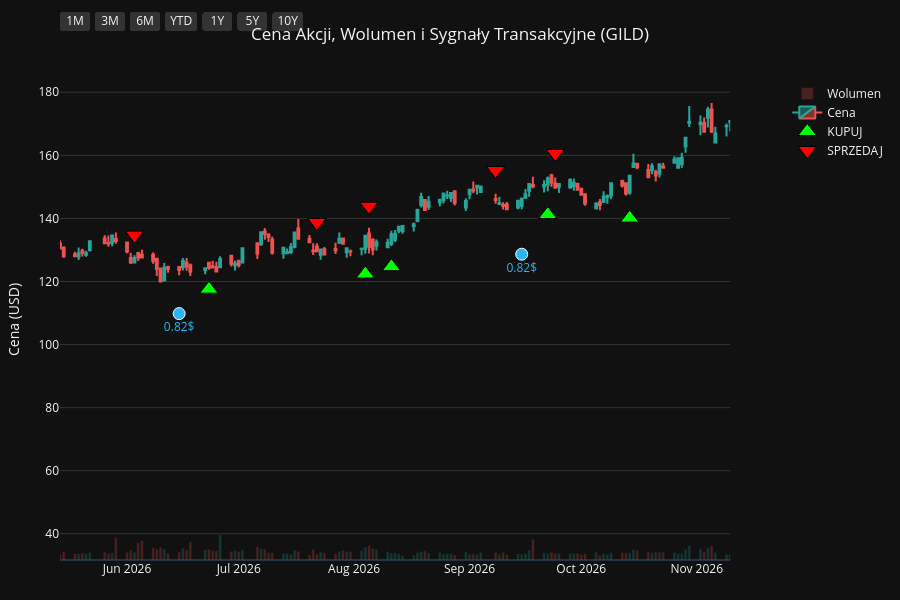
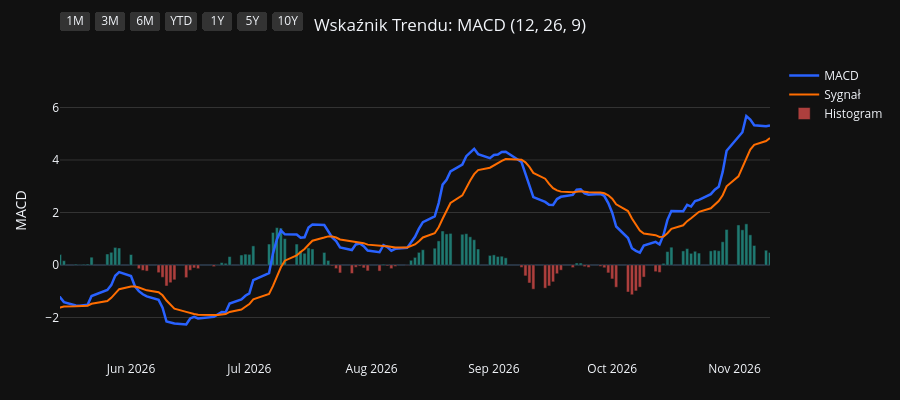
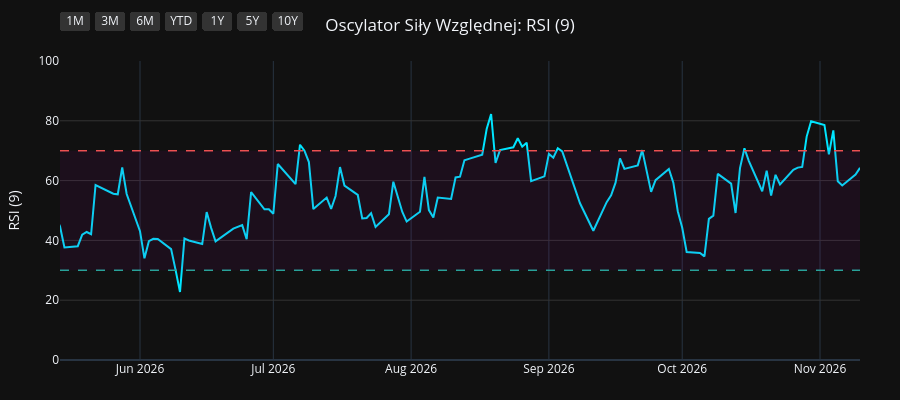
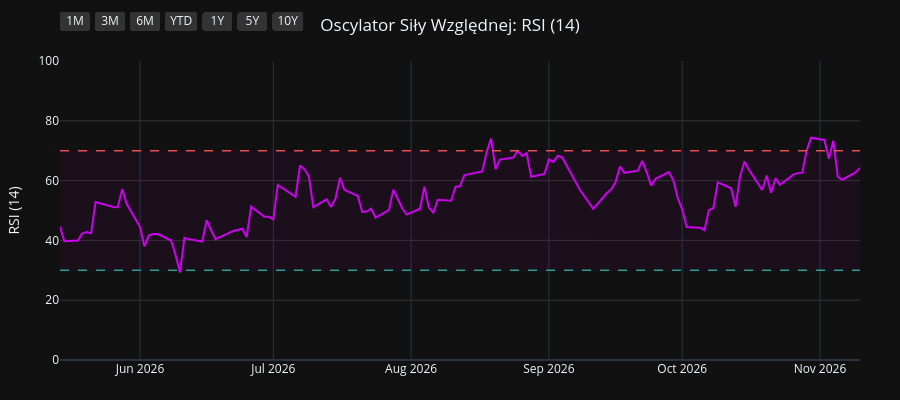

The cell these charts' notebook holds for them, in order:
### Code cell
import os
import yfinance as yf
import pandas as pd
import pandas_ta as ta
import plotly.graph_objects as go
from plotly.subplots import make_subplots

# 1. Pobranie i przygotowanie danych
symbol = os.environ.get("STOCK_TICKER", "").strip().upper()
if not symbol:
    raise RuntimeError("Set STOCK_TICKER before running price_extractor.ipynb")
df = yf.Ticker(symbol).history(period="10y")
df.index = df.index.tz_localize(None)

# Wskaźniki i sygnały
df.ta.macd(fast=12, slow=26, signal=9, append=True)
df.ta.rsi(length=9, append=True)
df.ta.rsi(length=14, append=True)
df.ta.rsi(length=21, append=True)
df.dropna(inplace=True)

macd = df['MACD_12_26_9']
signal = df['MACDs_12_26_9']
wczorajszy_macd = macd.shift(1)
wczorajszy_signal = signal.shift(1)

df['Decyzja'] = 'BRAK'
df.loc[(macd > signal) & (wczorajszy_macd <= wczorajszy_signal), 'Decyzja'] = 'KUPUJ'
df.loc[(macd < signal) & (wczorajszy_macd >= wczorajszy_signal), 'Decyzja'] = 'SPRZEDAJ'

df_kupuj = df[df['Decyzja'] == 'KUPUJ']
df_sprzedaj = df[df['Decyzja'] == 'SPRZEDAJ']
df_dywidendy = df[df['Dividends'] > 0]
df_splity = df[df['Stock Splits'] > 0]

# Wspólna konfiguracja osi X
konfiguracja_osi_x = dict(
    type="date",
    showspikes=True, spikemode="across", spikesnap="cursor", spikedash="dot", spikecolor="#ffffff", spikethickness=1, hoverformat="%Y-%m-%d",
    rangeselector=dict(
        buttons=list([
            dict(count=1, label="1M", step="month", stepmode="backward"),
            dict(count=3, label="3M", step="month", stepmode="backward"),
            dict(count=6, label="6M", step="month", stepmode="backward"),
            dict(count=1, label="YTD", step="year", stepmode="todate"),
            dict(count=1, label="1Y", step="year", stepmode="backward"),
            dict(count=5, label="5Y", step="year", stepmode="backward"),
            dict(step="all", label="10Y")
        ]),
        bgcolor="#333333", activecolor="#2962ff", x=0, y=1.1
    )
)

# ==========================================
# WYKRES 1: CENA + WOLUMEN + SYGNAŁY
# ==========================================
fig1 = make_subplots(specs=[[{"secondary_y": True}]])

kolory_wolumenu = ['#26a69a' if row['Close'] >= row['Open'] else '#ef5350' for index, row in df.iterrows()]
fig1.add_trace(go.Bar(x=df.index, y=df['Volume'], marker_color=kolory_wolumenu, opacity=0.25, name='Wolumen'), secondary_y=True)
fig1.add_trace(go.Candlestick(x=df.index, open=df['Open'], high=df['High'], low=df['Low'], close=df['Close'], name='Cena', increasing_line_color='#26a69a', decreasing_line_color='#ef5350'), secondary_y=False)
fig1.add_trace(go.Scatter(x=df_kupuj.index, y=df_kupuj['Low'] * 0.95, customdata=df_kupuj[['Low', 'High']], mode='markers', marker=dict(symbol='triangle-up', size=16, color='#00ff00', line=dict(width=1, color='black')), name='KUPUJ', hovertemplate='KUPUJ<br>Najniższa: %{customdata[0]:.2f}<br>Najwyższa: %{customdata[1]:.2f}<extra></extra>'), secondary_y=False)
fig1.add_trace(go.Scatter(x=df_sprzedaj.index, y=df_sprzedaj['High'] * 1.05, customdata=df_sprzedaj[['Low', 'High']], mode='markers', marker=dict(symbol='triangle-down', size=16, color='#ff0000', line=dict(width=1, color='black')), name='SPRZEDAJ', hovertemplate='SPRZEDAJ<br>Najniższa: %{customdata[0]:.2f}<br>Najwyższa: %{customdata[1]:.2f}<extra></extra>'), secondary_y=False)

if not df_dywidendy.empty:
    fig1.add_trace(go.Scatter(x=df_dywidendy.index, y=df_dywidendy['Low'] * 0.90, mode='markers+text', marker=dict(symbol='circle', size=12, color='#29b6f6', line=dict(width=1, color='white')), text=df_dywidendy['Dividends'].apply(lambda x: f"{x}$"), textposition="bottom center", name='Dywidenda', showlegend=False, hovertemplate='Dywidenda: %{text}<extra></extra>', textfont=dict(color="#29b6f6")), secondary_y=False)
if not df_splity.empty:
                    fig1.add_trace(go.Scatter(x=df_splity.index, y=df_splity['High'], mode='markers+text', marker=dict(symbol='star', size=16, color='#ffee58', line=dict(width=1, color='black')), text=df_splity['Stock Splits'].apply(lambda x: f"{x:g}:1" if x >= 1 else f"1:{1 / x:g}"), textposition="top center", name='Split', hovertemplate='%{text}<extra></extra>', textfont=dict(color="#ffee58")), secondary_y=False)

fig1.update_layout(title=dict(text=f"Cena Akcji, Wolumen i Sygnały Transakcyjne ({symbol})", x=0.5, xanchor='center'), dragmode='pan', xaxis_rangeslider_visible=False, template='plotly_dark', height=600, hovermode='x unified', margin=dict(l=60, r=40, t=60, b=40))
fig1.update_xaxes(**konfiguracja_osi_x)
fig1.update_xaxes(range=[df.index.max() - pd.Timedelta(days=180), df.index.max()])
fig1.update_yaxes(title_text="Cena (USD)", secondary_y=False, gridcolor='#333333')
fig1.update_yaxes(range=[0, df['Volume'].max() * 4], showgrid=False, showticklabels=False, secondary_y=True)
fig1.show(config={'scrollZoom': True})

# ==========================================
# WYKRES 2: WSKAŹNIK MACD
# ==========================================
fig2 = go.Figure()
fig2.add_trace(go.Scatter(x=df.index, y=df['MACD_12_26_9'], line=dict(color='#2962ff', width=2.5), name='MACD'))
fig2.add_trace(go.Scatter(x=df.index, y=df['MACDs_12_26_9'], line=dict(color='#ff6d00', width=2), name='Sygnał'))
kolory_macd = ['#26a69a' if val >= 0 else '#ef5350' for val in df['MACDh_12_26_9']]
fig2.add_trace(go.Bar(x=df.index, y=df['MACDh_12_26_9'], marker_color=kolory_macd, name='Histogram', opacity=0.7))
fig2.update_layout(title=dict(text="Wskaźnik Trendu: MACD (12, 26, 9)", x=0.5, xanchor='center'), dragmode='pan', xaxis_rangeslider_visible=False, template='plotly_dark', height=400, hovermode='x unified', margin=dict(l=60, r=40, t=60, b=40))
fig2.update_xaxes(**konfiguracja_osi_x)
fig2.update_xaxes(range=[df.index.max() - pd.Timedelta(days=180), df.index.max()])
fig2.update_yaxes(title_text="MACD", gridcolor='#333333')
fig2.show(config={'scrollZoom': True})

# ==========================================
# WYKRES 3: OSCYLATOR RSI (9)
# ==========================================
fig3 = go.Figure()
fig3.add_trace(go.Scatter(x=df.index, y=df['RSI_9'], line=dict(color='#00e5ff', width=2), name='RSI (9)'))
fig3.add_hline(y=70, line_dash="dash", line_color="#ef5350", line_width=1.5)
fig3.add_hline(y=30, line_dash="dash", line_color="#26a69a", line_width=1.5)
fig3.add_hrect(y0=30, y1=70, line_width=0, fillcolor="purple", opacity=0.1)
fig3.update_layout(title=dict(text="Oscylator Siły Względnej: RSI (9)", x=0.5, xanchor='center'), dragmode='pan', xaxis_rangeslider_visible=False, template='plotly_dark', height=400, hovermode='x unified', margin=dict(l=60, r=40, t=60, b=40))
fig3.update_xaxes(**konfiguracja_osi_x)
fig3.update_xaxes(range=[df.index.max() - pd.Timedelta(days=180), df.index.max()])
fig3.update_yaxes(title_text="RSI (9)", range=[0, 100], gridcolor='#333333')
fig3.show(config={'scrollZoom': True})

# ==========================================
# WYKRES 4: OSCYLATOR RSI (14)
# ==========================================
fig4 = go.Figure()
fig4.add_trace(go.Scatter(x=df.index, y=df['RSI_14'], line=dict(color='#d500f9', width=2), name='RSI (14)'))
fig4.add_hline(y=70, line_dash="dash", line_color="#ef5350", line_width=1.5)
fig4.add_hline(y=30, line_dash="dash", line_color="#26a69a", line_width=1.5)
fig4.add_hrect(y0=30, y1=70, line_width=0, fillcolor="purple", opacity=0.1)
fig4.update_layout(title=dict(text="Oscylator Siły Względnej: RSI (14)", x=0.5, xanchor='center'), dragmode='pan', xaxis_rangeslider_visible=False, template='plotly_dark', height=400, hovermode='x unified', margin=dict(l=60, r=40, t=60, b=40))
fig4.update_xaxes(**konfiguracja_osi_x)
fig4.update_xaxes(range=[df.index.max() - pd.Timedelta(days=180), df.index.max()])
fig4.update_yaxes(title_text="RSI (14)", range=[0, 100], gridcolor='#333333')
fig4.show(config={'scrollZoom': True})

# ==========================================
# WYKRES 5: OSCYLATOR RSI (21)
# ==========================================
fig5 = go.Figure()
fig5.add_trace(go.Scatter(x=df.index, y=df['RSI_21'], line=dict(color='#64dd17', width=2), name='RSI (21)'))
fig5.add_hline(y=70, line_dash="dash", line_color="#ef5350", line_width=1.5)
fig5.add_hline(y=30, line_dash="dash", line_color="#26a69a", line_width=1.5)
fig5.add_hrect(y0=30, y1=70, line_width=0, fillcolor="purple", opacity=0.1)
fig5.update_layout(title=dict(text="Oscylator Siły Względnej: RSI (21)", x=0.5, xanchor='center'), dragmode='pan', xaxis_rangeslider_visible=False, template='plotly_dark', height=400, hovermode='x unified', margin=dict(l=60, r=40, t=60, b=40))
fig5.update_xaxes(**konfiguracja_osi_x)
fig5.update_xaxes(range=[df.index.max() - pd.Timedelta(days=180), df.index.max()])
fig5.update_yaxes(title_text="RSI (21)", range=[0, 100], gridcolor='#333333')
fig5.show(config={'scrollZoom': True})

### Figure 1 — Plotly figure (JSON) as saved in the notebook; plotly's stock layout.template omitted (floating-point values rounded to 4 significant figures; data arrays with more than 128 entries replaced by an {"elided": "..."} marker saying what was removed)
{"data": [{"marker": {"color": {"elided": "2479 str values"}}, "name": "Wolumen", "opacity": 0.25, "type": "bar", "x": {"elided": "2479 str values"}, "xaxis": "x", "y": {"elided": "2479 int values"}, "yaxis": "y2"}, {"close": {"elided": "2479 float values"}, "decreasing": {"line": {"color": "#ef5350"}}, "high": {"elided": "2479 float values"}, "increasing": {"line": {"color": "#26a69a"}}, "low": {"elided": "2479 float values"}, "name": "Cena", "open": {"elided": "2479 float values"}, "type": "candlestick", "x": {"elided": "2479 str values"}, "xaxis": "x", "yaxis": "y"}, {"customdata": {"elided": "112x2 float values"}, "hovertemplate": "KUPUJ<br>Najniższa: %{customdata[0]:.2f}<br>Najwyższa: %{customdata[1]:.2f}<extra></extra>", "marker": {"color": "#00ff00", "line": {"color": "black", "width": 1}, "size": 16, "symbol": "triangle-up"}, "mode": "markers", "name": "KUPUJ", "type": "scatter", "x": ["2017-01-04T00:00:00", "2017-02-01T00:00:00", "2017-02-17T00:00:00", "2017-03-17T00:00:00", "2017-03-31T00:00:00", "2017-04-17T00:00:00", "2017-06-02T00:00:00", "2017-07-19T00:00:00", "2017-08-29T00:00:00", "2017-11-20T00:00:00", "2018-01-03T00:00:00", "2018-03-12T00:00:00", "2018-04-10T00:00:00", "2018-04-26T00:00:00", "2018-05-16T00:00:00", "2018-07-03T00:00:00", "2018-08-30T00:00:00", "2018-09-14T00:00:00", "2018-11-07T00:00:00", "2018-11-29T00:00:00", "2019-01-03T00:00:00", "2019-03-13T00:00:00", "2019-04-30T00:00:00", "2019-05-17T00:00:00", "2019-06-10T00:00:00", "2019-07-02T00:00:00", "2019-07-30T00:00:00", "2019-08-22T00:00:00", "2019-08-28T00:00:00", "2019-10-14T00:00:00", "2019-11-05T00:00:00", "2019-11-20T00:00:00", "2020-01-29T00:00:00", "2020-03-18T00:00:00", "2020-04-03T00:00:00", "2020-04-17T00:00:00", "2020-04-29T00:00:00", "2020-06-04T00:00:00", "2020-06-19T00:00:00", "2020-08-31T00:00:00", "2020-10-01T00:00:00", "2020-11-05T00:00:00", "2021-01-04T00:00:00", "2021-02-08T00:00:00", "2021-03-10T00:00:00", "2021-03-16T00:00:00", "2021-04-16T00:00:00", "2021-05-06T00:00:00", "2021-06-09T00:00:00", "2021-06-29T00:00:00", "2021-07-20T00:00:00", "2021-07-23T00:00:00", "2021-08-03T00:00:00", "2021-08-12T00:00:00", "2021-10-25T00:00:00", "2021-11-03T00:00:00", "2022-02-25T00:00:00", "2022-03-14T00:00:00", "2022-05-13T00:00:00", "2022-06-23T00:00:00", "2022-08-04T00:00:00", "2022-09-08T00:00:00", "2022-10-05T00:00:00", "2023-02-06T00:00:00", "2023-03-15T00:00:00", "2023-03-20T00:00:00", "2023-05-24T00:00:00", "2023-06-05T00:00:00", "2023-06-08T00:00:00", "2023-07-05T00:00:00", "2023-07-13T00:00:00", "2023-08-07T00:00:00", "2023-09-13T00:00:00", "2023-09-27T00:00:00", "2023-10-09T00:00:00", "2023-11-01T00:00:00", "2023-12-01T00:00:00", "2023-12-27T00:00:00", "2024-02-26T00:00:00", "2024-05-02T00:00:00", "2024-06-10T00:00:00", "2024-07-11T00:00:00", "2024-08-26T00:00:00", "2024-10-22T00:00:00", "2024-10-24T00:00:00", "2024-11-04T00:00:00", "2024-12-02T00:00:00", "2024-12-05T00:00:00", "2024-12-23T00:00:00", "2025-01-21T00:00:00", "2025-02-12T00:00:00", "2025-04-24T00:00:00", "2025-04-28T00:00:00", "2025-04-30T00:00:00", "2025-05-16T00:00:00", "2025-07-01T00:00:00", "2025-07-24T00:00:00", "2025-08-08T00:00:00", "2025-09-11T00:00:00", "2025-10-06T00:00:00", "2025-11-05T00:00:00", "2025-11-13T00:00:00", "2025-12-22T00:00:00", "2026-01-14T00:00:00", "2026-01-16T00:00:00", "2026-04-06T00:00:00", "2026-05-05T00:00:00", "2026-06-23T00:00:00", "2026-08-04T00:00:00", "2026-08-11T00:00:00", "2026-09-22T00:00:00", "2026-10-14T00:00:00"], "xaxis": "x", "y": [49.93, 48.37, 46.79, 46.17, 45.57, 45.05, 43.81, 48.94, 50.61, 49.09, 50.66, 55.56, 51.34, 50.15, 46.61, 49.86, 52.95, 51.74, 49.73, 48.57, 46.43, 46.24, 46.02, 47.21, 46.98, 49.37, 48.43, 46.16, 45.57, 46.8, 47.8, 47.28, 47.53, 54.51, 57.04, 60.52, 59.8, 55.24, 55.85, 49.31, 47.76, 45.09, 44.62, 51.84, 48.98, 49.19, 51.3, 50.74, 52.6, 53.13, 53.74, 54.03, 53.69, 54.89, 53.07, 52.1, 48.81, 46.93, 50.07, 50.85, 50.92, 53.27, 53.62, 70.96, 66.56, 65.81, 66.24, 65.43, 64.23, 65.14, 65.31, 66.71, 65.84, 64.94, 64.17, 68.12, 65.86, 69.55, 63.53, 57.18, 56.43, 60.78, 68.16, 77.06, 78.88, 80.46, 83.27, 82.46, 83.33, 83.57, 91.54, 96.67, 94.29, 94.89, 91.63, 102.0, 103.6, 105.7, 106.1, 104.2, 112.8, 114.6, 114.6, 113.3, 113.9, 130.3, 123.8, 117.6, 122.4, 124.7, 141.2, 140.1], "yaxis": "y"}, {"customdata": {"elided": "111x2 float values"}, "hovertemplate": "SPRZEDAJ<br>Najniższa: %{customdata[0]:.2f}<br>Najwyższa: %{customdata[1]:.2f}<extra></extra>", "marker": {"color": "#ff0000", "line": {"color": "black", "width": 1}, "size": 16, "symbol": "triangle-down"}, "mode": "markers", "name": "SPRZEDAJ", "type": "scatter", "x": ["2017-01-13T00:00:00", "2017-02-08T00:00:00", "2017-03-10T00:00:00", "2017-03-23T00:00:00", "2017-04-04T00:00:00", "2017-05-11T00:00:00", "2017-07-10T00:00:00", "2017-08-04T00:00:00", "2017-09-18T00:00:00", "2017-12-22T00:00:00", "2018-02-02T00:00:00", "2018-03-19T00:00:00", "2018-04-25T00:00:00", "2018-04-30T00:00:00", "2018-06-27T00:00:00", "2018-07-27T00:00:00", "2018-09-06T00:00:00", "2018-10-10T00:00:00", "2018-11-19T00:00:00", "2018-12-14T00:00:00", "2019-02-06T00:00:00", "2019-04-16T00:00:00", "2019-05-14T00:00:00", "2019-05-28T00:00:00", "2019-07-01T00:00:00", "2019-07-08T00:00:00", "2019-07-31T00:00:00", "2019-08-23T00:00:00", "2019-09-24T00:00:00", "2019-10-29T00:00:00", "2019-11-12T00:00:00", "2019-12-16T00:00:00", "2020-03-11T00:00:00", "2020-03-23T00:00:00", "2020-04-08T00:00:00", "2020-04-28T00:00:00", "2020-05-05T00:00:00", "2020-06-12T00:00:00", "2020-07-23T00:00:00", "2020-09-24T00:00:00", "2020-10-19T00:00:00", "2020-12-15T00:00:00", "2021-02-01T00:00:00", "2021-02-10T00:00:00", "2021-03-11T00:00:00", "2021-04-09T00:00:00", "2021-04-23T00:00:00", "2021-05-25T00:00:00", "2021-06-18T00:00:00", "2021-07-08T00:00:00", "2021-07-21T00:00:00", "2021-08-02T00:00:00", "2021-08-04T00:00:00", "2021-08-27T00:00:00", "2021-10-29T00:00:00", "2022-01-03T00:00:00", "2022-03-11T00:00:00", "2022-04-27T00:00:00", "2022-06-03T00:00:00", "2022-07-18T00:00:00", "2022-08-25T00:00:00", "2022-09-21T00:00:00", "2022-11-18T00:00:00", "2023-02-17T00:00:00", "2023-03-17T00:00:00", "2023-04-28T00:00:00", "2023-05-26T00:00:00", "2023-06-06T00:00:00", "2023-06-27T00:00:00", "2023-07-06T00:00:00", "2023-07-27T00:00:00", "2023-08-17T00:00:00", "2023-09-22T00:00:00", "2023-09-29T00:00:00", "2023-10-27T00:00:00", "2023-11-09T00:00:00", "2023-12-22T00:00:00", "2024-01-22T00:00:00", "2024-04-03T00:00:00", "2024-05-28T00:00:00", "2024-07-05T00:00:00", "2024-08-06T00:00:00", "2024-09-25T00:00:00", "2024-10-23T00:00:00", "2024-10-30T00:00:00", "2024-11-15T00:00:00", "2024-12-04T00:00:00", "2024-12-06T00:00:00", "2024-12-31T00:00:00", "2025-02-11T00:00:00", "2025-03-11T00:00:00", "2025-04-25T00:00:00", "2025-04-29T00:00:00", "2025-05-01T00:00:00", "2025-06-17T00:00:00", "2025-07-15T00:00:00", "2025-08-06T00:00:00", "2025-08-21T00:00:00", "2025-09-15T00:00:00", "2025-10-28T00:00:00", "2025-11-07T00:00:00", "2025-12-01T00:00:00", "2026-01-02T00:00:00", "2026-01-15T00:00:00", "2026-02-19T00:00:00", "2026-04-20T00:00:00", "2026-06-03T00:00:00", "2026-07-22T00:00:00", "2026-08-05T00:00:00", "2026-09-08T00:00:00", "2026-09-24T00:00:00"], "xaxis": "x", "y": [54.74, 49.91, 50.9, 50.78, 50.2, 49.97, 52.56, 55.59, 63.32, 56.01, 63.63, 61.13, 56.56, 57.07, 54.86, 61.2, 57.86, 60.2, 54.09, 52.91, 54.6, 52.61, 52.18, 52.33, 55.29, 54.98, 53.57, 51.93, 53.51, 51.87, 52.57, 54.64, 61.67, 62.17, 62.03, 66.11, 65.91, 61.41, 63.98, 52.9, 52.27, 51.14, 56.41, 58.16, 54.52, 56.18, 56.57, 58.03, 58.44, 59.43, 60.04, 59.72, 60.89, 63.03, 57.91, 64.52, 52.54, 55.78, 57.64, 57.05, 58.19, 60.32, 77.38, 79.12, 74.73, 77.63, 73.67, 73.49, 72.74, 72.88, 74.06, 73.89, 72.23, 72.36, 74.99, 74.24, 77.12, 77.84, 70.28, 63.84, 65.98, 74.44, 83.57, 87.95, 87.93, 91.53, 92.14, 93.75, 93.3, 96.61, 117.4, 105.3, 108.3, 107.0, 112.6, 113.5, 114.2, 120.0, 116.5, 123.2, 127.1, 129.3, 126.4, 128.5, 157.6, 143.7, 134.7, 138.7, 143.9, 155.2, 160.6], "yaxis": "y"}, {"hovertemplate": "Dywidenda: %{text}<extra></extra>", "marker": {"color": "#29b6f6", "line": {"color": "white", "width": 1}, "size": 12, "symbol": "circle"}, "mode": "markers+text", "name": "Dywidenda", "showlegend": false, "text": ["0.52$", "0.52$", "0.52$", "0.52$", "0.57$", "0.57$", "0.57$", "0.57$", "0.63$", "0.63$", "0.63$", "0.63$", "0.68$", "0.68$", "0.68$", "0.68$", "0.71$", "0.71$", "0.71$", "0.71$", "0.73$", "0.73$", "0.73$", "0.73$", "0.75$", "0.75$", "0.75$", "0.75$", "0.77$", "0.77$", "0.77$", "0.77$", "0.79$", "0.79$", "0.79$", "0.79$", "0.82$", "0.82$", "0.82$"], "textfont": {"color": "#29b6f6"}, "textposition": "bottom center", "type": "scatter", "x": ["2017-03-14T00:00:00", "2017-06-14T00:00:00", "2017-09-14T00:00:00", "2017-12-14T00:00:00", "2018-03-15T00:00:00", "2018-06-14T00:00:00", "2018-09-13T00:00:00", "2018-12-13T00:00:00", "2019-03-14T00:00:00", "2019-06-13T00:00:00", "2019-09-12T00:00:00", "2019-12-12T00:00:00", "2020-03-12T00:00:00", "2020-06-11T00:00:00", "2020-09-14T00:00:00", "2020-12-14T00:00:00", "2021-03-12T00:00:00", "2021-06-14T00:00:00", "2021-09-14T00:00:00", "2021-12-14T00:00:00", "2022-03-14T00:00:00", "2022-06-14T00:00:00", "2022-09-14T00:00:00", "2022-12-14T00:00:00", "2023-03-14T00:00:00", "2023-06-14T00:00:00", "2023-09-14T00:00:00", "2023-12-14T00:00:00", "2024-03-14T00:00:00", "2024-06-14T00:00:00", "2024-09-13T00:00:00", "2024-12-13T00:00:00", "2025-03-14T00:00:00", "2025-06-13T00:00:00", "2025-09-15T00:00:00", "2025-12-15T00:00:00", "2026-03-13T00:00:00", "2026-06-15T00:00:00", "2026-09-15T00:00:00"], "xaxis": "x", "y": [43.19, 41.69, 53.02, 48.48, 52.25, 46.85, 48.81, 45.04, 43.87, 45.63, 46.03, 46.99, 48.04, 51.94, 46.4, 43.6, 45.38, 50.31, 52.81, 53.08, 44.46, 44.6, 50.82, 69.63, 62.9, 62.7, 62.84, 66.99, 61.62, 52.99, 69.57, 76.67, 96.05, 95.49, 97.78, 105.6, 128.2, 109.8, 128.6], "yaxis": "y"}], "layout": {"dragmode": "pan", "height": 600, "hovermode": "x unified", "margin": {"b": 40, "l": 60, "r": 40, "t": 60}, "title": {"text": "Cena Akcji, Wolumen i Sygnały Transakcyjne (GILD)", "x": 0.5, "xanchor": "center"}, "xaxis": {"anchor": "y", "domain": [0.0, 0.94], "hoverformat": "%Y-%m-%d", "range": ["2026-05-14T00:00:00", "2026-11-10T00:00:00"], "rangeselector": {"activecolor": "#2962ff", "bgcolor": "#333333", "buttons": [{"count": 1, "label": "1M", "step": "month", "stepmode": "backward"}, {"count": 3, "label": "3M", "step": "month", "stepmode": "backward"}, {"count": 6, "label": "6M", "step": "month", "stepmode": "backward"}, {"count": 1, "label": "YTD", "step": "year", "stepmode": "todate"}, {"count": 1, "label": "1Y", "step": "year", "stepmode": "backward"}, {"count": 5, "label": "5Y", "step": "year", "stepmode": "backward"}, {"label": "10Y", "step": "all"}], "x": 0, "y": 1.1}, "rangeslider": {"visible": false}, "showspikes": true, "spikecolor": "#ffffff", "spikedash": "dot", "spikemode": "across", "spikesnap": "cursor", "spikethickness": 1, "type": "date"}, "yaxis": {"anchor": "x", "domain": [0.0, 1.0], "gridcolor": "#333333", "title": {"text": "Cena (USD)"}}, "yaxis2": {"anchor": "x", "overlaying": "y", "range": [0, 377394000], "showgrid": false, "showticklabels": false, "side": "right"}}}

### Figure 2 — Plotly figure (JSON) as saved in the notebook; plotly's stock layout.template omitted (floating-point values rounded to 4 significant figures; data arrays with more than 128 entries replaced by an {"elided": "..."} marker saying what was removed)
{"data": [{"line": {"color": "#2962ff", "width": 2.5}, "name": "MACD", "type": "scatter", "x": {"elided": "2479 str values"}, "y": {"elided": "2479 float values"}}, {"line": {"color": "#ff6d00", "width": 2}, "name": "Sygnał", "type": "scatter", "x": {"elided": "2479 str values"}, "y": {"elided": "2479 float values"}}, {"marker": {"color": {"elided": "2479 str values"}}, "name": "Histogram", "opacity": 0.7, "type": "bar", "x": {"elided": "2479 str values"}, "y": {"elided": "2479 float values"}}], "layout": {"dragmode": "pan", "height": 400, "hovermode": "x unified", "margin": {"b": 40, "l": 60, "r": 40, "t": 60}, "title": {"text": "Wskaźnik Trendu: MACD (12, 26, 9)", "x": 0.5, "xanchor": "center"}, "xaxis": {"hoverformat": "%Y-%m-%d", "range": ["2026-05-14T00:00:00", "2026-11-10T00:00:00"], "rangeselector": {"activecolor": "#2962ff", "bgcolor": "#333333", "buttons": [{"count": 1, "label": "1M", "step": "month", "stepmode": "backward"}, {"count": 3, "label": "3M", "step": "month", "stepmode": "backward"}, {"count": 6, "label": "6M", "step": "month", "stepmode": "backward"}, {"count": 1, "label": "YTD", "step": "year", "stepmode": "todate"}, {"count": 1, "label": "1Y", "step": "year", "stepmode": "backward"}, {"count": 5, "label": "5Y", "step": "year", "stepmode": "backward"}, {"label": "10Y", "step": "all"}], "x": 0, "y": 1.1}, "rangeslider": {"visible": false}, "showspikes": true, "spikecolor": "#ffffff", "spikedash": "dot", "spikemode": "across", "spikesnap": "cursor", "spikethickness": 1, "type": "date"}, "yaxis": {"gridcolor": "#333333", "title": {"text": "MACD"}}}}

### Figure 3 — Plotly figure (JSON) as saved in the notebook; plotly's stock layout.template omitted (floating-point values rounded to 4 significant figures; data arrays with more than 128 entries replaced by an {"elided": "..."} marker saying what was removed)
{"data": [{"line": {"color": "#00e5ff", "width": 2}, "name": "RSI (9)", "type": "scatter", "x": {"elided": "2479 str values"}, "y": {"elided": "2479 float values"}}], "layout": {"dragmode": "pan", "height": 400, "hovermode": "x unified", "margin": {"b": 40, "l": 60, "r": 40, "t": 60}, "shapes": [{"line": {"color": "#ef5350", "dash": "dash", "width": 1.5}, "type": "line", "x0": 0, "x1": 1, "xref": "x domain", "y0": 70, "y1": 70, "yref": "y"}, {"line": {"color": "#26a69a", "dash": "dash", "width": 1.5}, "type": "line", "x0": 0, "x1": 1, "xref": "x domain", "y0": 30, "y1": 30, "yref": "y"}, {"fillcolor": "purple", "line": {"width": 0}, "opacity": 0.1, "type": "rect", "x0": 0, "x1": 1, "xref": "x domain", "y0": 30, "y1": 70, "yref": "y"}], "title": {"text": "Oscylator Siły Względnej: RSI (9)", "x": 0.5, "xanchor": "center"}, "xaxis": {"hoverformat": "%Y-%m-%d", "range": ["2026-05-14T00:00:00", "2026-11-10T00:00:00"], "rangeselector": {"activecolor": "#2962ff", "bgcolor": "#333333", "buttons": [{"count": 1, "label": "1M", "step": "month", "stepmode": "backward"}, {"count": 3, "label": "3M", "step": "month", "stepmode": "backward"}, {"count": 6, "label": "6M", "step": "month", "stepmode": "backward"}, {"count": 1, "label": "YTD", "step": "year", "stepmode": "todate"}, {"count": 1, "label": "1Y", "step": "year", "stepmode": "backward"}, {"count": 5, "label": "5Y", "step": "year", "stepmode": "backward"}, {"label": "10Y", "step": "all"}], "x": 0, "y": 1.1}, "rangeslider": {"visible": false}, "showspikes": true, "spikecolor": "#ffffff", "spikedash": "dot", "spikemode": "across", "spikesnap": "cursor", "spikethickness": 1, "type": "date"}, "yaxis": {"gridcolor": "#333333", "range": [0, 100], "title": {"text": "RSI (9)"}}}}

### Figure 4 — Plotly figure (JSON) as saved in the notebook; plotly's stock layout.template omitted (floating-point values rounded to 4 significant figures; data arrays with more than 128 entries replaced by an {"elided": "..."} marker saying what was removed)
{"data": [{"line": {"color": "#d500f9", "width": 2}, "name": "RSI (14)", "type": "scatter", "x": {"elided": "2479 str values"}, "y": {"elided": "2479 float values"}}], "layout": {"dragmode": "pan", "height": 400, "hovermode": "x unified", "margin": {"b": 40, "l": 60, "r": 40, "t": 60}, "shapes": [{"line": {"color": "#ef5350", "dash": "dash", "width": 1.5}, "type": "line", "x0": 0, "x1": 1, "xref": "x domain", "y0": 70, "y1": 70, "yref": "y"}, {"line": {"color": "#26a69a", "dash": "dash", "width": 1.5}, "type": "line", "x0": 0, "x1": 1, "xref": "x domain", "y0": 30, "y1": 30, "yref": "y"}, {"fillcolor": "purple", "line": {"width": 0}, "opacity": 0.1, "type": "rect", "x0": 0, "x1": 1, "xref": "x domain", "y0": 30, "y1": 70, "yref": "y"}], "title": {"text": "Oscylator Siły Względnej: RSI (14)", "x": 0.5, "xanchor": "center"}, "xaxis": {"hoverformat": "%Y-%m-%d", "range": ["2026-05-14T00:00:00", "2026-11-10T00:00:00"], "rangeselector": {"activecolor": "#2962ff", "bgcolor": "#333333", "buttons": [{"count": 1, "label": "1M", "step": "month", "stepmode": "backward"}, {"count": 3, "label": "3M", "step": "month", "stepmode": "backward"}, {"count": 6, "label": "6M", "step": "month", "stepmode": "backward"}, {"count": 1, "label": "YTD", "step": "year", "stepmode": "todate"}, {"count": 1, "label": "1Y", "step": "year", "stepmode": "backward"}, {"count": 5, "label": "5Y", "step": "year", "stepmode": "backward"}, {"label": "10Y", "step": "all"}], "x": 0, "y": 1.1}, "rangeslider": {"visible": false}, "showspikes": true, "spikecolor": "#ffffff", "spikedash": "dot", "spikemode": "across", "spikesnap": "cursor", "spikethickness": 1, "type": "date"}, "yaxis": {"gridcolor": "#333333", "range": [0, 100], "title": {"text": "RSI (14)"}}}}
